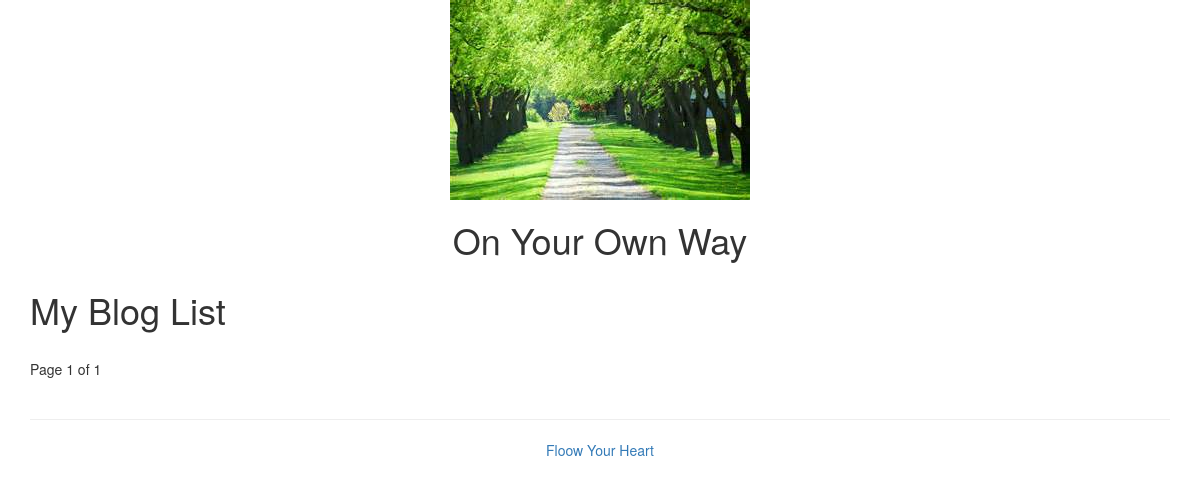
/blog/, run on an earlier commit of the app's database.
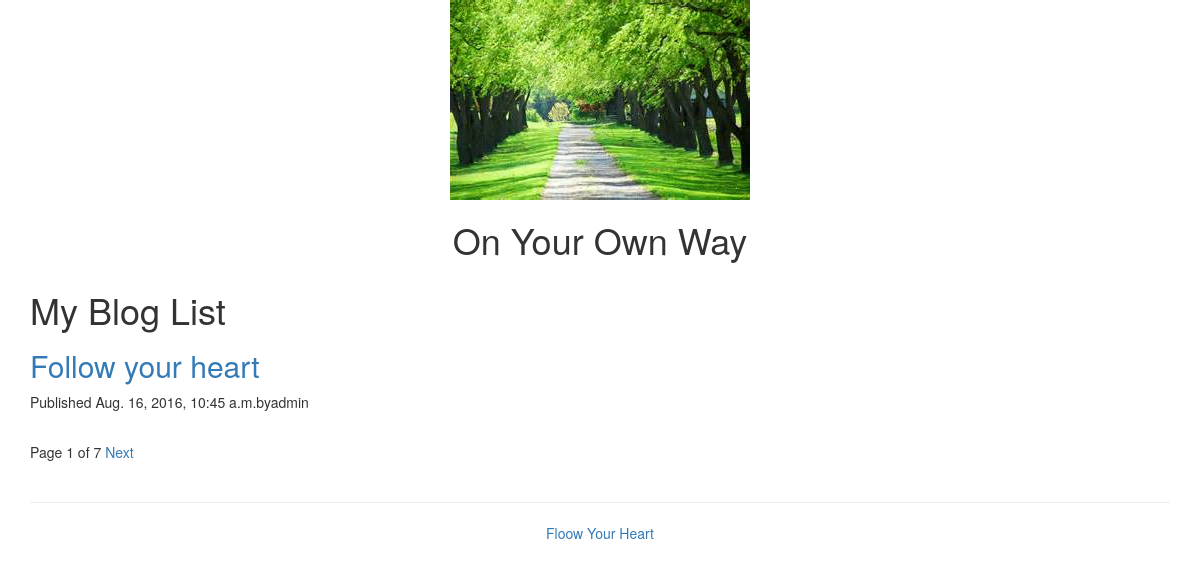
And on a later commit of the database.
### blog/models.py (models this page shows, shortened)
class Post(models.Model):
    STATUS_CHOICE = (("draft", "DRAFT"), ("published", "PUBLISHED"),)
    title = models.CharField(max_length=250)
    slug = models.SlugField(max_length=250, unique_for_date="published")
    author = models.ForeignKey(User, related_name="blog_posts")
    body = models.TextField()
    published = models.DateTimeField(default=timezone.now)
    created = models.DateTimeField(auto_now_add=True)
    updated = models.DateTimeField(auto_now=True)
    status = models.CharField(max_length=10, choices=STATUS_CHOICE, default="draft")
    def get_absolute_url(self):
        return reverse('blog:post_detail', args=[self.published.year, self.published.strftime('%m'), self.published.strftime('%d'), self.slug])
    class Mate:
        ordering = ("-published",)

### blog/views.py (the view)
def post_list(request):
    object_list = Post.objects.filter(status="published")
    paginator = Paginator(object_list, 1)
    page = request.GET.get('page')
    try:
        current_page = paginator.page(page)
        posts = current_page.object_list
    except PageNotAnInteger:
        current_page = paginator.page(1)
        posts = current_page.object_list
    except EmptyPage:
        current_page = paginator.page(paginator.num_pages)
        posts = current_page.object_list
    return render(request, 'blog/post/list.html', {'posts':posts, "page":current_page})

### blog/templates/blog/post/list.html (shortened to what this page needs)
{% extends "blog/base.html" %}
{% block content %}
<h1>My Blog List</h1>
  {% for post in posts %}
  <h2><a href="{{ post.get_absolute_url }}">{{ post.title }}</a></h2>
  <p>Published {{ post.published }}by{{ post.author }}</p>
  {% endfor %}
  {% include 'blog/post/pagination.html' %}
{% endblock %}

### blog/templates/blog/base.html (shortened to what this page needs)
{% load staticfiles %}
<!DOCTYPE html>
<html lang="zh-CN">
  <head>
    <link href="{% static 'css/bootstrap.css' %}" rel="stylesheet">
  </head>
  <body>
      {% include 'blog/header.html' %}
    <div class="container">
      {% block content %}
      {% endblock %}
    </div>
      {% include 'blog/footer.html' %}
  </body>
</html>

### blog/templates/blog/header.html
{% load staticfiles %}
<div class="container">
  <img src="{% static 'images/header.jpg' %}" class="img-responsive center-block">
  <h1 class="text-center">On Your Own Way</h1>
</div>

### blog/templates/blog/post/pagination.html (shortened to what this page needs)
<div class="pagination">
  <span class="step-links">
    <span class="current">
      Page {{ page.number }} of {{ page.paginator.num_pages }}
    </span>
    {% if page.has_next %}
    <a href="?page={{ page.next_page_number }}">Next</a>
    {% endif %}
  </span>
</div>

### blog/templates/blog/footer.html
{% load staticfiles %}
<div class="container">
  <hr>
  <p class="text-center"><a>Floow Your Heart</a></p>
</div>

What changed in the data, as far as the page shows it:
added Post: title "Follow your heart", published "Aug. 16, 2016, 10:45 a.m.", author "admin"
Also different on the page:
{{ page.paginator.num_pages }}: "1" → "7"
text now shown: "Next"
